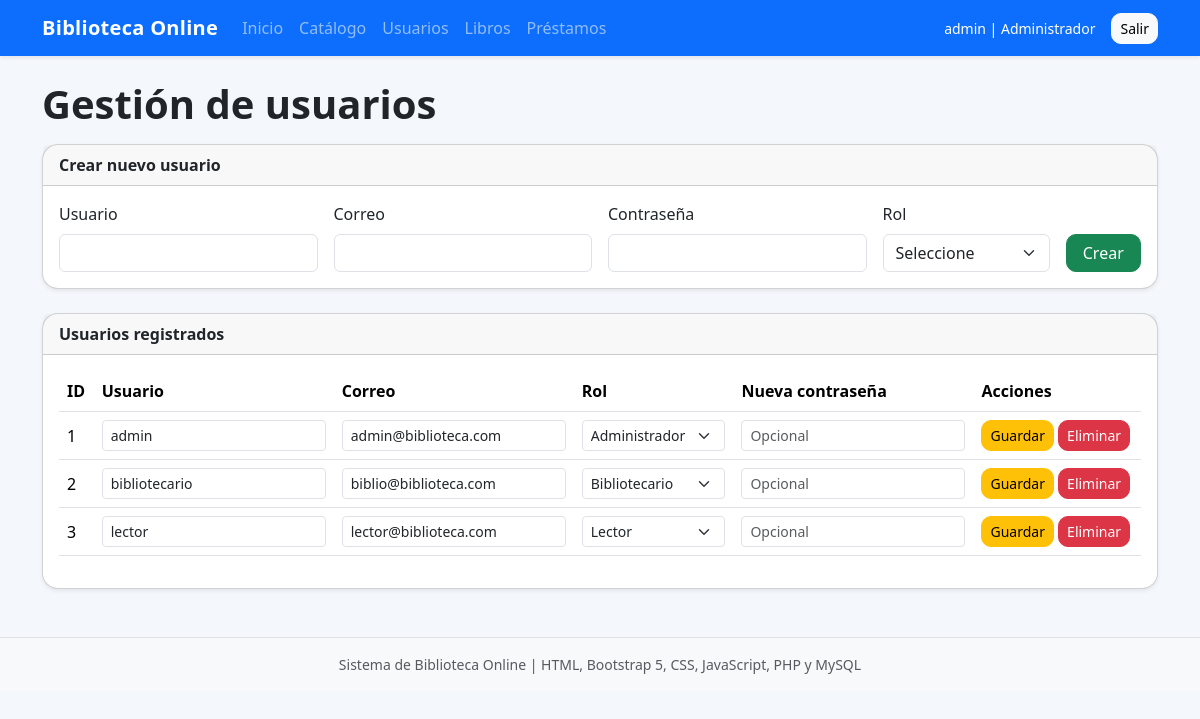
/users.php (signed in), run on the app's committed database.
### tables this page shows
CREATE TABLE users (
  id INT AUTO_INCREMENT PRIMARY KEY,
  username VARCHAR(50) NOT NULL,
  email VARCHAR(100) UNIQUE NOT NULL,
  password VARCHAR(100) NOT NULL,
  role_id INT NOT NULL,
  FOREIGN KEY (role_id) REFERENCES roles(id)
);

CREATE TABLE roles (
  id INT AUTO_INCREMENT PRIMARY KEY,
  name VARCHAR(30) NOT NULL
);

### includes/auth.php (called while the page is built, shortened)
<?php
function currentUser(): ?array
{
    return $_SESSION['user'] ?? null;
}
function roleName(): string
{
    return $_SESSION['user']['role_name'] ?? '';
}
function hasRole(array $roles): bool
{
    return in_array(roleName(), $roles, true);
}
function e(?string $value): string
{
    return htmlspecialchars($value ?? '', ENT_QUOTES, 'UTF-8');
}
function spanishRole(string $role): string
{
    return match ($role) {
        'Administrator' => 'Administrador',
        'Librarian' => 'Bibliotecario',
        'Reader' => 'Lector',
        default => $role
    };
}

### users.php (the view, shortened to what this page needs)
<?php
require_once __DIR__ . '/config/db.php';
require_once __DIR__ . '/includes/auth.php';
$roles = $pdo->query('SELECT * FROM roles ORDER BY id')->fetchAll();
$users = $pdo->query('SELECT users.*, roles.name AS role_name FROM users INNER JOIN roles ON users.role_id = roles.id ORDER BY users.id')->fetchAll();
include __DIR__ . '/includes/header.php';
?>
<h1 class="fw-bold mb-3">Gestión de usuarios</h1>
<div class="card shadow-sm mb-4">
    <div class="card-header fw-semibold">Crear nuevo usuario</div>
    <div class="card-body">
        <form method="post" class="row g-3 needs-validation" novalidate>
            <div class="col-md-3">
                <label class="form-label">Usuario</label>
                <input type="text" name="username" class="form-control" required>
            </div>
            <div class="col-md-3">
                <label class="form-label">Correo</label>
                <input type="email" name="email" class="form-control" required>
            </div>
            <div class="col-md-3">
                <label class="form-label">Contraseña</label>
                <input type="password" name="password" class="form-control password-check" required minlength="6">
            </div>
            <div class="col-md-2">
                <label class="form-label">Rol</label>
                <select name="role_id" class="form-select" required>
                    <option value="">Seleccione</option>
                </select>
            </div>
            <div class="col-md-1 d-flex align-items-end">
                <button class="btn btn-success w-100">Crear</button>
            </div>
        </form>
    </div>
</div>
<div class="card shadow-sm">
    <div class="card-header fw-semibold">Usuarios registrados</div>
    <div class="card-body table-responsive">
        <table class="table table-hover align-middle">
            <thead>
                <tr>
                    <th>ID</th>
                    <th>Usuario</th>
                    <th>Correo</th>
                    <th>Rol</th>
                    <th>Nueva contraseña</th>
                    <th>Acciones</th>
                </tr>
            </thead>
            <tbody>
            <?php foreach ($users as $row): ?>
                <tr>
                    <form method="post" class="needs-validation" novalidate>
                        <td><?= $row['id'] ?></td>
                        <td><input type="text" name="username" class="form-control form-control-sm" value="<?= e($row['username']) ?>" required></td>
                        <td><input type="email" name="email" class="form-control form-control-sm" value="<?= e($row['email']) ?>" required></td>
                        <td>
                            <select name="role_id" class="form-select form-select-sm" required>
                                <?php foreach ($roles as $role): ?>
                                    <option value="<?= $role['id'] ?>" <?= $role['id'] == $row['role_id'] ? 'selected' : '' ?>><?= e(spanishRole($role['name'])) ?></option>
                                <?php endforeach; ?>
                            </select>
                        </td>
                        <td><input type="password" name="password" class="form-control form-control-sm" placeholder="Opcional"></td>
                        <td class="text-nowrap">
                            <button class="btn btn-warning btn-sm">Guardar</button>
                    </form>
                            <form method="post" class="d-inline delete-form">
                                <button class="btn btn-danger btn-sm">Eliminar</button>
                            </form>
                </tr>
            <?php endforeach; ?>
            </tbody>
        </table>
    </div>
</div>
<?php include __DIR__ . '/includes/footer.php'; ?>

### includes/header.php (shortened to what this page needs)
<?php
require_once __DIR__ . '/auth.php';
$user = currentUser();
?>
<!doctype html>
<html lang="es">
<head>
    <link href="https://cdn.jsdelivr.net/npm/bootstrap@5.3.3/dist/css/bootstrap.min.css" rel="stylesheet">
    <link rel="stylesheet" href="assets/css/style.css">
</head>
<body>
<nav class="navbar navbar-expand-lg navbar-dark bg-primary shadow-sm">
    <div class="container">
        <a class="navbar-brand fw-bold" href="dashboard.php">Biblioteca Online</a>
        <div class="collapse navbar-collapse" id="menu">
            <?php if ($user): ?>
            <ul class="navbar-nav me-auto mb-2 mb-lg-0">
                <li class="nav-item"><a class="nav-link" href="dashboard.php">Inicio</a></li>
                <li class="nav-item"><a class="nav-link" href="catalog.php">Catálogo</a></li>
                <?php if (hasRole(['Administrator'])): ?>
                    <li class="nav-item"><a class="nav-link" href="users.php">Usuarios</a></li>
                <?php endif; ?>
                <?php if (hasRole(['Administrator', 'Librarian'])): ?>
                    <li class="nav-item"><a class="nav-link" href="books.php">Libros</a></li>
                <?php endif; ?>
                <li class="nav-item"><a class="nav-link" href="transactions.php">Préstamos</a></li>
            </ul>
            <div class="d-flex align-items-center gap-3 text-white">
                <span class="small"><?= e($user['username']) ?> | <?= e(spanishRole($user['role_name'])) ?></span>
                <a class="btn btn-light btn-sm" href="logout.php">Salir</a>
            </div>
            <?php endif; ?>
        </div>
    </div>
</nav>
<main class="container py-4">

### assets/css/style.css (style rules this page uses)
:root { --soft-bg: #f4f7fb; }
body { background: var(--soft-bg); }
.card { border-radius: 16px; }
.table input, .table select { min-width: 120px; }
.navbar-brand { letter-spacing: .3px; }
.btn { border-radius: 10px; }

### data on the page
users: username "admin", id "1", email "admin@biblioteca.com", role_id "Administrador"
roles: name "Administrador"
users: id "2", username "bibliotecario", email "biblio@biblioteca.com", role_id "Bibliotecario"
users: id "3", username "lector", email "lector@biblioteca.com", role_id "Lector"
